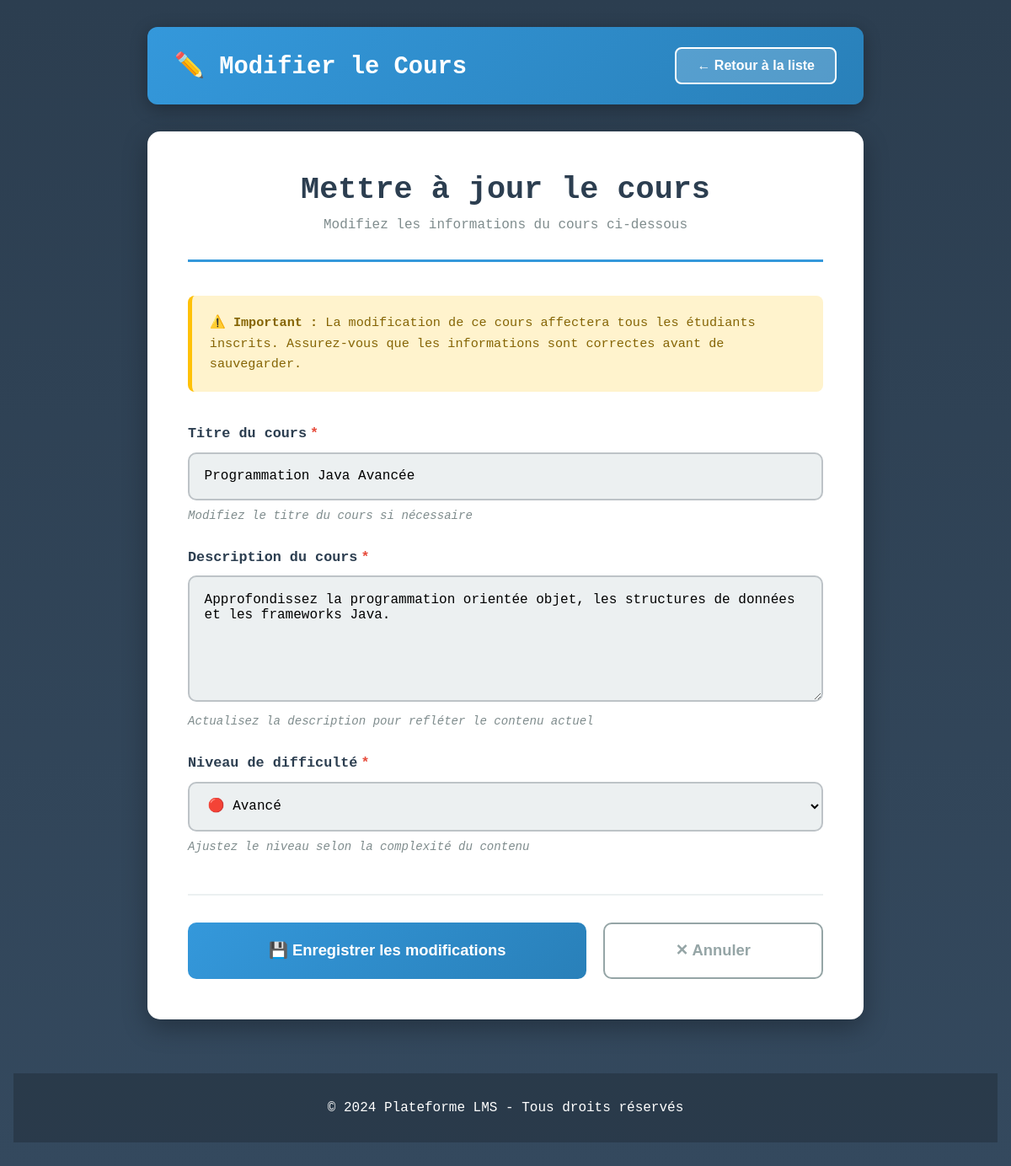
Screenshot of /courses_edit.php?id=5 with the database file from the repository.
### tables this page shows
CREATE TABLE cours(
id INT AUTO_INCREMENT PRIMARY KEY,
title VARCHAR(50) NOT NULL,
description TEXT NOT NULL,
level VARCHAR(50) NOT NULL,
created_at DATETIME DEFAULT CURRENT_TIMESTAMP,
image VARCHAR(200)
);

### courses_edit.php (the view, shortened to what this page needs)
<?php
    include "config.php";
    if(isset($_GET['id'])){
        $aziz = $_GET['id'];
    }
?>
<!DOCTYPE html>
<html lang="fr">
<head>
    <link rel="stylesheet" href="style.css">
</head>
<body>
    <?php
        $sql_8 = "SELECT * FROM cours where id = $aziz";
        $resultcours = $con->query($sql_8);
        $edit = mysqli_fetch_assoc($resultcours);
    ?>
    <div class="edit-wrapper">
        <div class="header-bar">
            <h1 class="header-title">✏️ Modifier le Cours</h1>
            <form method="POST" action="courses_list.php" class="return-form">
                <button type="submit" class="return-btn">← Retour à la liste</button>
            </form>
        </div>
        <div class="form-container-box">
            <div class="title-section">
                <h2 class="form-main-title">Mettre à jour le cours</h2>
                <p class="form-subtitle">Modifiez les informations du cours ci-dessous</p>
            </div>
            <div class="warning-notice">
                <p><strong>⚠️ Important :</strong> La modification de ce cours affectera tous les étudiants inscrits. Assurez-vous que les informations sont correctes avant de sauvegarder.</p>
            </div>
            <form method="POST">
                <div class="input-field-group">
                    <label for="title-field" class="input-label">
                        Titre du cours<span class="star-required">*</span>
                    </label>
                    <input
                        type="text"
                        id="title-field"
                        name="title"
                        class="text-input-field"
                        value="<?= $edit['title'] ?>"
                        required
                    >
                    <small class="helper-info">Modifiez le titre du cours si nécessaire</small>
                </div>
                <div class="input-field-group">
                    <label for="description-field" class="input-label">
                        Description du cours<span class="star-required">*</span>
                    </label>
                    <textarea
                        id="description-field"
                        name="description"
                        class="textarea-input-field"
                        required
                    ><?= $edit['description'] ?></textarea>
                    <small class="helper-info">Actualisez la description pour refléter le contenu actuel</small>
                </div>
                <div class="input-field-group">
                    <label for="level-field" class="input-label">
                        Niveau de difficulté<span class="star-required">*</span>
                    </label>
                    <select id="level-field" name="level" class="select-input-field" required>
                        <option value="Avancé" <?= $edit['level'] == 'Avancé' ? 'selected': '' ?> >🔴 Avancé</option>
                    </select>
                    <small class="helper-info">Ajustez le niveau selon la complexité du contenu</small>
                </div>
                <div class="actions-row">
                    <button type="submit" class="update-btn" name="modif">
                        💾 Enregistrer les modifications
                    </button>
                    <button type="button" class="cancel-btn" onclick="history.back()">
                        ✕ Annuler
                    </button>
                </div>
            </form>
        </div>
    </div>
    <?php include 'footer.php' ?>
</body>
</html>

### style.css (style rules this page uses)
* { margin: 0; padding: 0; box-sizing: border-box; }
body { font-family: 'Segoe UI', Tahoma, Geneva, Verdana, sans-serif; background: linear-gradient(135deg, #667eea 0%, #764ba2 100%); min-height: 100vh; color: #333; }

### courses_edit.php (style rules this page uses)
* { margin: 0; padding: 0; box-sizing: border-box; }
body { font-family: 'Courier New', monospace; background: linear-gradient(to bottom, #2c3e50, #34495e); min-height: 100vh; padding: 2rem 1rem; }
.edit-wrapper { max-width: 850px; margin: 0 auto; }
.header-bar { background: linear-gradient(135deg, #3498db, #2980b9); padding: 1.5rem 2rem; border-radius: 12px; margin-bottom: 2rem; box-shadow: 0 5px 20px rgba(0, 0, 0, 0.3); display: flex; justify-content: space-between; align-items: center; }
.header-title { color: white; font-size: 1.8rem; font-weight: bold; }
.return-form { margin: 0; }
.return-btn { background: rgba(255, 255, 255, 0.2); color: white; padding: 0.7rem 1.5rem; border: 2px solid white; border-radius: 8px; font-weight: 600; cursor: pointer; transition: all 0.3s; font-size: 1rem; }
.form-container-box { background: white; padding: 3rem; border-radius: 15px; box-shadow: 0 10px 30px rgba(0, 0, 0, 0.3); }
.title-section { text-align: center; margin-bottom: 2.5rem; padding-bottom: 2rem; border-bottom: 3px solid #3498db; }
.form-main-title { font-size: 2.3rem; color: #2c3e50; margin-bottom: 0.7rem; }
.form-subtitle { color: #7f8c8d; font-size: 1rem; }
.warning-notice { background: #fff3cd; border-left: 5px solid #ffc107; padding: 1.3rem; border-radius: 8px; margin-bottom: 2.5rem; }
.warning-notice p { color: #856404; font-size: 0.95rem; line-height: 1.6; }
.input-field-group { margin-bottom: 2rem; }
.input-label { display: block; color: #2c3e50; font-weight: 700; margin-bottom: 0.8rem; font-size: 1.05rem; }
.star-required { color: #e74c3c; margin-left: 4px; }
.text-input-field { width: 100%; padding: 1.1rem; border: 2px solid #bdc3c7; border-radius: 10px; font-size: 1rem; font-family: inherit; transition: all 0.3s; background: #ecf0f1; }
.textarea-input-field { width: 100%; padding: 1.1rem; border: 2px solid #bdc3c7; border-radius: 10px; font-size: 1rem; font-family: inherit; resize: vertical; min-height: 150px; transition: all 0.3s; background: #ecf0f1; }
.select-input-field { width: 100%; padding: 1.1rem; border: 2px solid #bdc3c7; border-radius: 10px; font-size: 1rem; font-family: inherit; background: #ecf0f1; cursor: pointer; transition: all 0.3s; }
.helper-info { display: block; margin-top: 0.6rem; font-size: 0.88rem; color: #7f8c8d; font-style: italic; }
.actions-row { display: flex; gap: 1.2rem; margin-top: 3rem; padding-top: 2rem; border-top: 2px solid #ecf0f1; }
.update-btn { flex: 2; background: linear-gradient(135deg, #3498db, #2980b9); color: white; padding: 1.3rem; border: none; border-radius: 10px; font-size: 1.15rem; font-weight: 700; cursor: pointer; transition: all 0.3s; }
.cancel-btn { flex: 1; background: white; color: #95a5a6; padding: 1.3rem; border: 2px solid #95a5a6; border-radius: 10px; font-size: 1.15rem; font-weight: 700; cursor: pointer; transition: all 0.3s; }

### rows the page displays
cours: title "Programmation Java Avancée", description "Approfondissez la programmation orientée objet, les structures de données et les frameworks Java.", level "🔴 Avancé"
